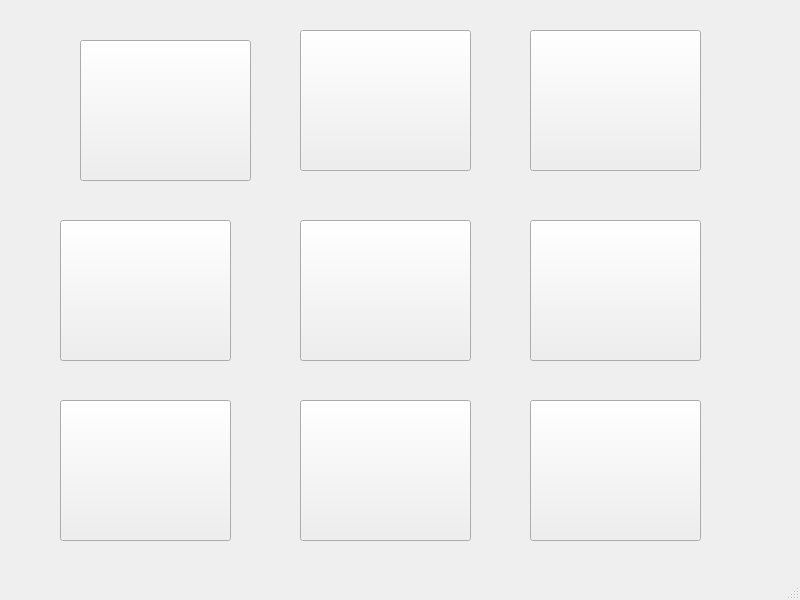
<?xml version="1.0" encoding="UTF-8"?>
<ui version="4.0">
 <class>MainWindow</class>
 <widget class="QMainWindow" name="MainWindow">
  <property name="geometry">
   <rect>
    <x>0</x>
    <y>0</y>
    <width>800</width>
    <height>600</height>
   </rect>
  </property>
  <property name="windowTitle">
   <string>MainWindow</string>
  </property>
  <widget class="QWidget" name="centralwidget">
   <widget class="QPushButton" name="pushButton_8">
    <property name="geometry">
     <rect>
      <x>300</x>
      <y>400</y>
      <width>171</width>
      <height>141</height>
     </rect>
    </property>
    <property name="text">
     <string/>
    </property>
   </widget>
   <widget class="QPushButton" name="pushButton_2">
    <property name="geometry">
     <rect>
      <x>300</x>
      <y>30</y>
      <width>171</width>
      <height>141</height>
     </rect>
    </property>
    <property name="text">
     <string/>
    </property>
   </widget>
   <widget class="QPushButton" name="pushButton_1">
    <property name="geometry">
     <rect>
      <x>80</x>
      <y>40</y>
      <width>171</width>
      <height>141</height>
     </rect>
    </property>
    <property name="text">
     <string/>
    </property>
    <property name="checkable">
     <bool>false</bool>
    </property>
   </widget>
   <widget class="QPushButton" name="pushButton_4">
    <property name="geometry">
     <rect>
      <x>60</x>
      <y>220</y>
      <width>171</width>
      <height>141</height>
     </rect>
    </property>
    <property name="text">
     <string/>
    </property>
   </widget>
   <widget class="QPushButton" name="pushButton_6">
    <property name="geometry">
     <rect>
      <x>530</x>
      <y>220</y>
      <width>171</width>
      <height>141</height>
     </rect>
    </property>
    <property name="text">
     <string/>
    </property>
   </widget>
   <widget class="QPushButton" name="pushButton_3">
    <property name="geometry">
     <rect>
      <x>530</x>
      <y>30</y>
      <width>171</width>
      <height>141</height>
     </rect>
    </property>
    <property name="text">
     <string/>
    </property>
   </widget>
   <widget class="QPushButton" name="pushButton_5">
    <property name="geometry">
     <rect>
      <x>300</x>
      <y>220</y>
      <width>171</width>
      <height>141</height>
     </rect>
    </property>
    <property name="text">
     <string/>
    </property>
   </widget>
   <widget class="QPushButton" name="pushButton_7">
    <property name="geometry">
     <rect>
      <x>60</x>
      <y>400</y>
      <width>171</width>
      <height>141</height>
     </rect>
    </property>
    <property name="text">
     <string/>
    </property>
   </widget>
   <widget class="QPushButton" name="pushButton_9">
    <property name="geometry">
     <rect>
      <x>530</x>
      <y>400</y>
      <width>171</width>
      <height>141</height>
     </rect>
    </property>
    <property name="text">
     <string/>
    </property>
   </widget>
  </widget>
  <widget class="QStatusBar" name="statusbar"/>
 </widget>
 <resources/>
 <connections/>
</ui>
